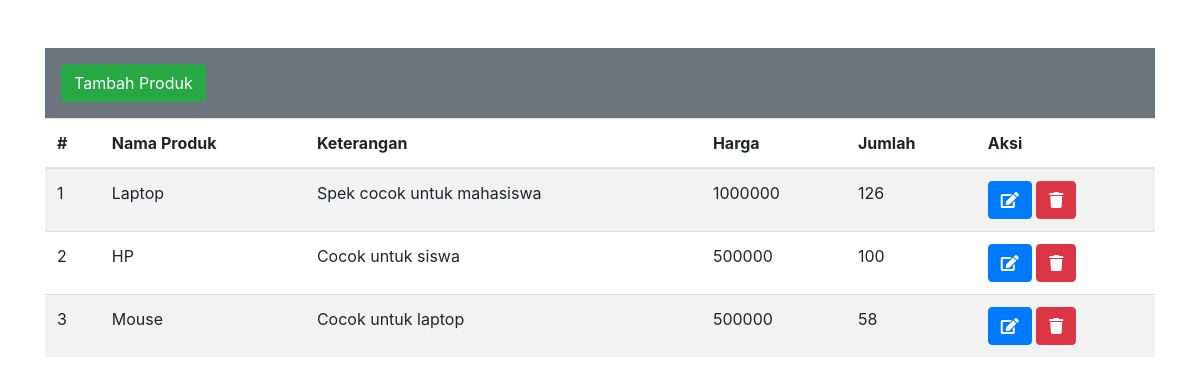
The page / on the database its author committed.
### tables this page shows
CREATE TABLE `produk` (
  `id` int(11) NOT NULL,
  `nama_produk` varchar(25) NOT NULL,
  `keterangan` text NOT NULL,
  `harga` int(11) NOT NULL,
  `jumlah` int(11) NOT NULL
);

### index.php (the view, shortened to what this page needs)
<?php
include 'koneksi.php';
			?>
<!DOCTYPE html>
<html lang="en">
<head>
	<link rel="stylesheet" href="https://maxcdn.bootstrapcdn.com/bootstrap/4.0.0/css/bootstrap.min.css">
	<link rel="stylesheet" href="https://pro.fontawesome.com/releases/v5.10.0/css/all.css"/>
	<link rel="stylesheet" href="style.css">
</head>
<body>
	<div class="container">
		<?php
		if (isset($_GET['tambah']) OR isset($_GET['ubah'])) {
			$id= "";
			$nama_produk = "";
			$keterangan = "";
			$harga = "";
			$jumlah = "";
			if (isset($_GET['ubah']) && isset($_GET['id'])) {
				$id = $_GET['id'];
				$query = mysqli_query($conn, "SELECT * FROM produk WHERE id=$id");
				while ($row = mysqli_fetch_object($query)) {
					$id=$row->id;
					$nama_produk=$row->nama_produk;
					$keterangan=$row->keterangan;
					$harga=$row->harga;
					$jumlah=$row->jumlah;
				}
			}
			?>
			<?php
			if(isset($_GET['tambah'])){
				$page = "Form Tambah";
			}else {
				$page = "Form Ubah";
			}
			?>
			<h3 class="mt-5"><?=$page ?></h3>
			<hr>
			<form method="post">
				<div class="col-lg-12 mt-3">
					<input type="hidden" name="id" value="<?=$id ?>">
					<div class="form-group">
						<label for="">Nama Produk</label>
						<input type="text" class="form-control" name="nama_produk" placeholder="nama produk" value="<?=$nama_produk ?>">
					</div>
					<div class="form-group">
						<label for="">Keterangan</label>
						<input type="text" class="form-control" name="keterangan" placeholder="keterangan" value="<?=$keterangan ?>">
					</div>
					<div class="form-group">
						<label for="">harga</label>
						<input type="number" class="form-control" name="harga" placeholder="harga" value="<?=$harga ?>">
					</div>
					<div class="form-group">
						<label for="">Jumlah</label>
						<input type="number" class="form-control" name="jumlah" placeholder="jumlah" value="<?=$jumlah ?>">
					</div>
					<button type="submit" name="simpan" class="btn btn-success">Simpan</button>
					<a href="index.php" class="btn btn-primary">Kembali</a>
				</div>
			</form>
		<?php }else{ ?>
			<div class="bg-secondary p-3 mt-5">
				<a href="index.php?tambah" class="btn btn-success">Tambah Produk</a>
			</div>
			<table class="table table-hover table-striped">
				<thead>
					<tr>
						<th>#</th>
						<th>Nama Produk</th>
						<th>Keterangan</th>
						<th>Harga</th>
						<th>Jumlah</th>
						<th>Aksi</th>
					</tr>
				</thead>
				<tbody>
					<?php
					$query = mysqli_query($conn, "SELECT * FROM produk");
					$no = 1;
					while($row = mysqli_fetch_object($query)){
						?>
						<tr>
							<td><?=$no++  ?></td>
							<td><?=$row->nama_produk ?></td>
							<td><?=$row->keterangan ?></td>
							<td><?=$row->harga ?></td>
							<td><?=$row->jumlah ?></td>
							<td><a href="index.php?ubah&id=<?=$row->id ?>" class="btn btn-primary" data-toggle="tooltip" data-placement="bottom" title="Ubah"><i class="fa fa-edit"></i></a>
								<a href="index.php?hapus&id=<?=$row->id ?>" class="btn btn-danger" data-toggle="tooltip" data-placement="bottom" title="Hapus" onclick="return confirm('Apakah ingin menghapusnya?')"><i class="fa fa-trash"></i></a></td>
							</tr>
						<?php } ?>
					</tbody>
				</table>
			<?php } ?>
		</div>
	</body>
	</html>

### rows shown on the page
produk: nama_produk "Laptop", keterangan "Spek cocok untuk mahasiswa", harga "1000000", jumlah "126"
produk: nama_produk "HP", keterangan "Cocok untuk siswa", harga "500000", jumlah "100"
produk: nama_produk "Mouse", keterangan "Cocok untuk laptop", harga "500000", jumlah "58"
